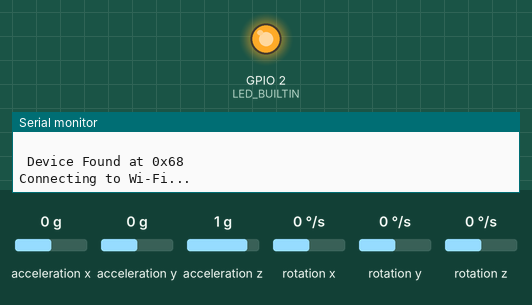
A sketch run on a simulated ESP8266 (NodeMCU). Parts: output pins drawn as LEDs (lit = HIGH, except the on-board LED, lit = LOW), the last lines printed to the serial monitor. Wiring (inferred from the names in the program): MPU-6050 motion sensor at I2C address 0x68. Inputs (shaded band) come from the test bench; at power-on: acceleration x 0 g, acceleration y 0 g, acceleration z 1 g, rotation x 0 °/s, rotation y 0 °/s, rotation z 0 °/s. WiFi joins after 1.5 s; servers stay silent unless stated; the Firebase database answers and starts empty.

Above: at 0.1 s.
At 2.8 s:
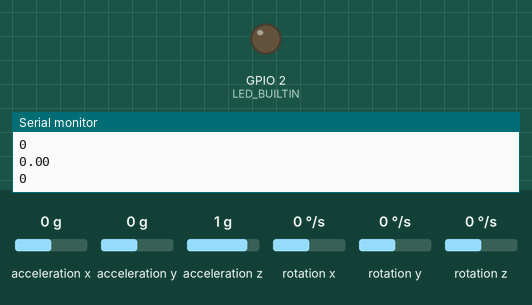
2.9 s: acceleration x set to -1.4 g
Timing chart, 0 to 5.9 s (numbered marks = the images above; inputs shaded):
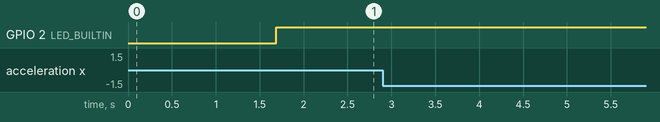

The sketch:

IoT_2020_Zakaria_El-Bouchahati_Embedded_Systems.ino
```cpp
//libraries
#include <Wire.h>
#include "ESP8266WiFi.h"
#include "FirebaseArduino.h"

//define firebase and WiFi credentials
#define FIREBASE_HOST "getfit-70b66.firebaseio.com" //Without http:// or https:// schemes
#define FIREBASE_AUTH "Y07opUw8SqVJL0HzjrNLD7yLKnz84Y0SGFVv3rTR"
#define WIFI_SSID "Bankai"
#define WIFI_PASSWORD "nvvxiegj"


//defining variables
const float HI_THRESHOLD = 1.00; //used to count peaks
bool count_flag = false; // boolean for setting counter
int n= 0; //will be used to store the count
int oldValue = n; //will be used to compare the count and send only 1 variable to the DB
int totalReps; // this value is recieved from the DB and is used to tell the system when to stop it is created in the webapp

const uint8_t MPU_addr = 0x68; // I2C address of the MPU-6050

//defining the sensor Raw values as can be found in the datasheet
const float MPU_ACCL_2_SCALE = 16384.0;
const float MPU_ACCL_4_SCALE = 8192.0;
const float MPU_ACCL_8_SCALE = 4096.0;
const float MPU_ACCL_16_SCALE = 2048.0;

//for filtering the 3 acceleratmeter demensions
float filteredAx = 0;
float filteredAy = 0;
float filteredAz = 0;


struct rawdata {
  int16_t AcX; //Acceleration
  int16_t AcY; //Acceleration
  int16_t AcZ; //Acceleration

};

// Using int variables to convert later on to degrees and decimals
struct scaleddata {
  float AcX; //Acceleration
  float AcY; //Acceleration
  float AcZ; //Acceleration

};

bool checkI2c(byte addr);
void mpu6050Begin(byte addr);
rawdata mpu6050Read(byte addr, bool Debug);
void setMPU6050scales(byte addr, uint8_t Accl);
void getMPU6050scales(byte addr, uint8_t &Accl);
scaleddata convertRawToScaled(byte addr, rawdata data_in, bool Debug);

//starting the sensor, connecting to teh wifi and firebase.
void setup() {
  Wire.begin();
  Serial.begin(115200);

  mpu6050Begin(MPU_addr);
  WiFi.begin(WIFI_SSID, WIFI_PASSWORD);
  Serial.print("Connecting to Wi-Fi");
  while (WiFi.status() != WL_CONNECTED)
  {
    Serial.print(".");
    delay(100);
  }
  Serial.println();
  Serial.print("Connected with IP: ");
  Serial.println(WiFi.localIP());
  Serial.println();
    Firebase.begin(FIREBASE_HOST, FIREBASE_AUTH);
  totalReps = Firebase.getInt("Exercise/totalReps");
  pinMode(LED_BUILTIN, OUTPUT);
}

void loop() {
  rawdata next_sample;
  setMPU6050scales(MPU_addr, 0b00010000);
  next_sample = mpu6050Read(MPU_addr, false);
  convertRawToScaled(MPU_addr, next_sample, false);

  //myString = String(n);
  if(oldValue != n){
     Firebase.setInt("Reps/Value", n);
     oldValue++;
  }

// lights are on untill the current amount of movements equals the pre-set goal(from the webapp)
  if(n == totalReps){

    digitalWrite(LED_BUILTIN, HIGH);

    //delay (1000);
  }
  delay(100); // Wait 5 seconds and scan again


}


void mpu6050Begin(byte addr) {
  // This function initializes the MPU-6050 IMU Sensor
  // It verifys the address is correct and wakes up the
  // MPU.
  if (checkI2c(addr)) {
    Wire.beginTransmission(MPU_addr);
    Wire.write(0x6B); // PWR_MGMT_1 register
    Wire.write(0); // set to zero (wakes up the MPU-6050)
    Wire.endTransmission(true);

    delay(30); // Ensure gyro has enough time to power up
  }
}

bool checkI2c(byte addr) {
  // This function uses the return value of
  // the Write.endTransmisstion to see if
  // a device did acknowledge to the address.
  Serial.println(" ");
  Wire.beginTransmission(addr);

  if (Wire.endTransmission() == 0)
  {
    Serial.print(" Device Found at 0x");
    Serial.println(addr, HEX);
    return true;
  }
  else
  {
    Serial.print(" No Device Found at 0x");
    Serial.println(addr, HEX);
    return false;
  }
}


rawdata mpu6050Read(byte addr, bool Debug) {
  // This function reads the raw 16-bit data values from
  // the MPU-6050 the example in the datasheet are used
  rawdata values;

  Wire.beginTransmission(addr);
  Wire.write(0x3B); // starting with register 0x3B (ACCEL_XOUT_H)
  Wire.endTransmission(false);
  Wire.requestFrom(addr, 14, true); // request a total of 14 registers
  values.AcX = Wire.read() << 8 | Wire.read(); // 0x3B (ACCEL_XOUT_H) & 0x3C (ACCEL_XOUT_L)
  values.AcY = Wire.read() << 8 | Wire.read(); // 0x3D (ACCEL_YOUT_H) & 0x3E (ACCEL_YOUT_L)
  values.AcZ = Wire.read() << 8 | Wire.read(); // 0x3F (ACCEL_ZOUT_H) & 0x40 (ACCEL_ZOUT_L)


  return values;
}
//here we change the raw value to readable scale value
void setMPU6050scales(byte addr, uint8_t Accl) {
  Wire.beginTransmission(addr);
  Wire.write(0x1B); // write to register starting at 0x1B
  Wire.write(Accl); // Self Tests Off and set Accl FS to 8g
  Wire.endTransmission(true);
}
//this method is used to retrieve teh values after creating them
void getMPU6050scales(byte addr, uint8_t &Accl) {
  Wire.beginTransmission(addr);
  Wire.write(0x1B); // starting with register 0x3B (ACCEL_XOUT_H)
  Wire.endTransmission(false);
  Wire.requestFrom(addr, 2, true); // request a total of 14 registers
  Accl = (Wire.read() & (bit(3) | bit(4))) >> 3;
}


//now we calibrate the sensor
scaleddata convertRawToScaled(byte addr, rawdata data_in, bool Debug) {

  scaleddata values;
  float scale_value = 0.0;
  byte Accl;

  getMPU6050scales(MPU_addr, Accl);

  //defining teh speeds,values, 2, 4, 8, 16 can be found in the datasheet
  scale_value = 0.0;
  if (Debug) {
    Serial.print("Accl Full-Scale = ");
  }
  switch (Accl) {
    case 0:
      scale_value = MPU_ACCL_2_SCALE;
      if (Debug) {
        Serial.println("±2 g");
      }
      break;
    case 1:
      scale_value = MPU_ACCL_4_SCALE;
      if (Debug) {
        Serial.println("±4 g");
      }
      break;
    case 2:
      scale_value = MPU_ACCL_8_SCALE;
      if (Debug) {
        Serial.println("±8 g");
      }
      break;
    case 3:
      scale_value = MPU_ACCL_16_SCALE;
      if (Debug) {
        Serial.println("±16 g");
      }
      break;
    default:
      break;
  }

  //creating 1 single value out of 3 using pythagoras this gives us the ability to read and measure 3D space better
  float filterConstant = 0.05;
  values.AcX = (float) data_in.AcX / scale_value;
  values.AcY = (float) data_in.AcY / scale_value;
  values.AcZ = (float) data_in.AcZ / scale_value;
  filteredAx = filteredAx * (1.0 - filterConstant) + values.AcX * filterConstant;
  filteredAy = filteredAy * (1.0 - filterConstant) + values.AcY * filterConstant;
  filteredAz = filteredAz * (1.0 - filterConstant) + values.AcZ * filterConstant;
  float result = sqrt((filteredAx * filteredAx) + (filteredAy * filteredAy ) + (filteredAz * filteredAx ));

  Serial.println(result);
//start the count of every movement by using a threshold
 if( result > HI_THRESHOLD && !count_flag) //if analog_in > Hi_THRESHOLD and count_flag == false
     {
           n++;
           count_flag = true;
     }

     if(result <= HI_THRESHOLD) //set count_flag to false only when below the threshold
           count_flag = false;

  Serial.println(n);


  return values;
}
```
